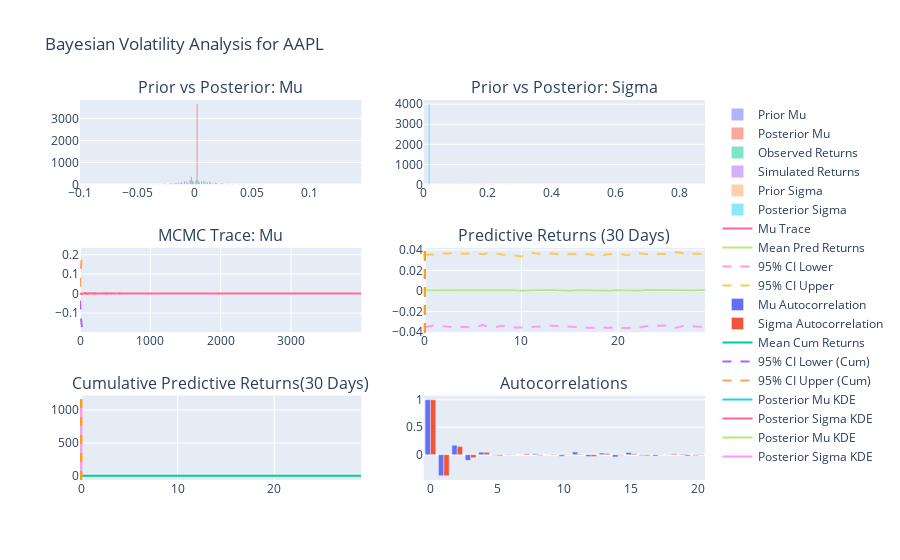

Notebook source saved alongside this figure:
### Code cell
import scipy.stats as stats
# KDE for Mu and Sigma
mu_kde = stats.gaussian_kde(mu_samples)
sigma_kde = stats.gaussian_kde(sigma_samples)
x_mu = np.linspace(np.min(mu_samples), np.max(mu_samples), 100)
x_sigma = np.linspace(np.min(sigma_samples), np.max(sigma_samples), 100)
fig.add_trace(go.Scatter(x=x_mu, y=mu_kde(x_mu), mode='lines', name='Posterior Mu KDE'), row=3, col=1)  # Adjust row/col
fig.add_trace(go.Scatter(x=x_sigma, y=sigma_kde(x_sigma), mode='lines', name='Posterior Sigma KDE'), row=3, col=1)
# Add HDI lines (from az.summary: mu [-0.000, 0.002], sigma [0.017, 0.019])
fig.add_vline(x=-0.000, line_dash="dash", line_color="blue", row=3, col=1)
fig.add_vline(x=0.002, line_dash="dash", line_color="blue", row=3, col=1)
fig.add_vline(x=0.017, line_dash="dash", line_color="orange", row=3, col=1)
fig.add_vline(x=0.019, line_dash="dash", line_color="orange", row=3, col=1)
#fig.update_xaxes(title_text="Parameter Value", row=2, col=2)
#fig.update_yaxes(title_text="Density", row=2, col=2)
